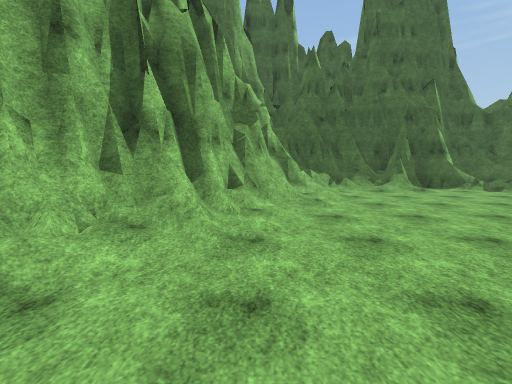
[1] (above)

18 first-person views from a walk through a 3-D level made in the Unity game engine. The camera is 1.5 m above the floor, tilts 6° down and sees 90° across. The floor is counted in squares, 2 m on a side. Each view is taken from the middle of a square. On the plan, view 1 faces up. The plan holds only what a view shows up to about 9 squares ahead; the rest is blank. The place goes on beyond the plan. The player is left out. Surface patterns are stand-ins for the level's own textures.

[2]
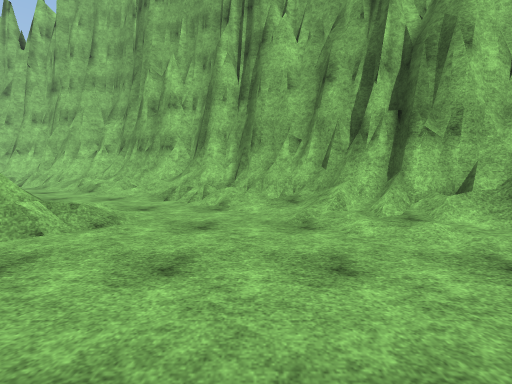

[3]
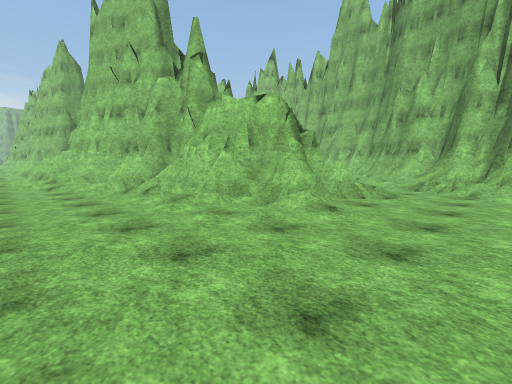

[4]
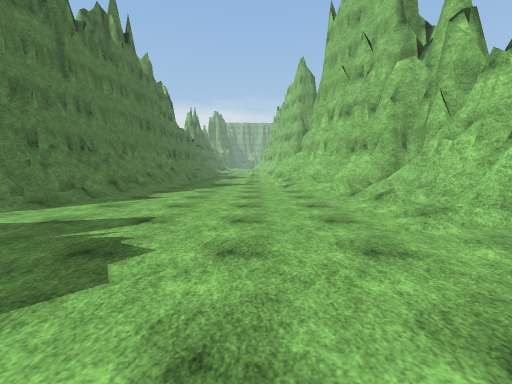

[5]
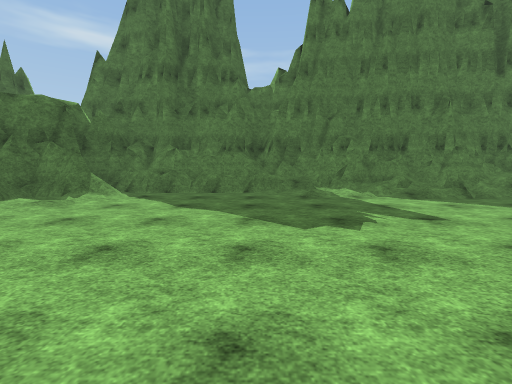

[6]
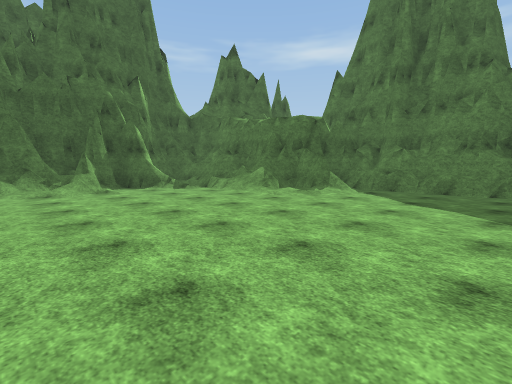

[7]
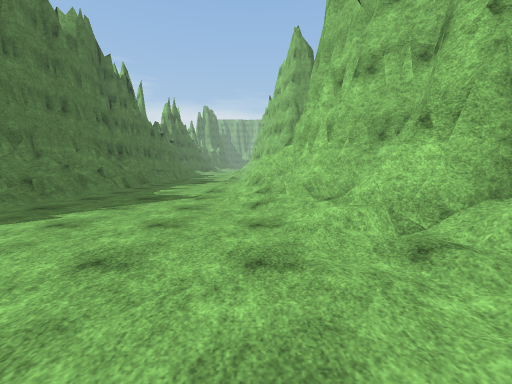

[8]
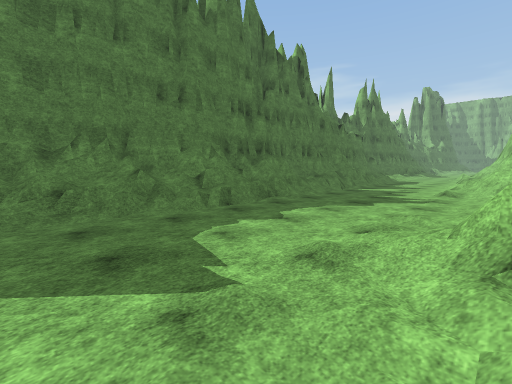

[9]
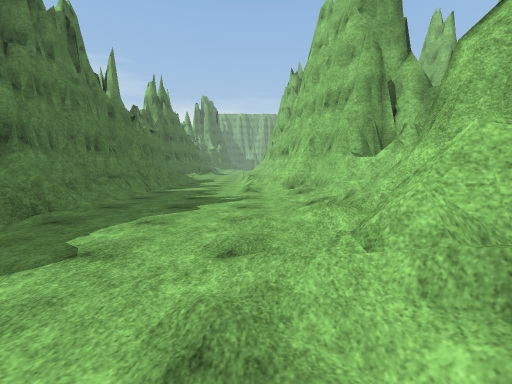

[10]
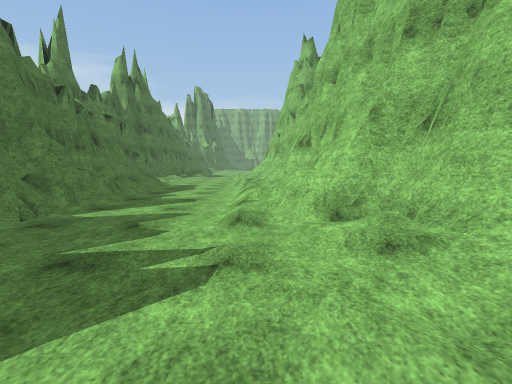

[11]
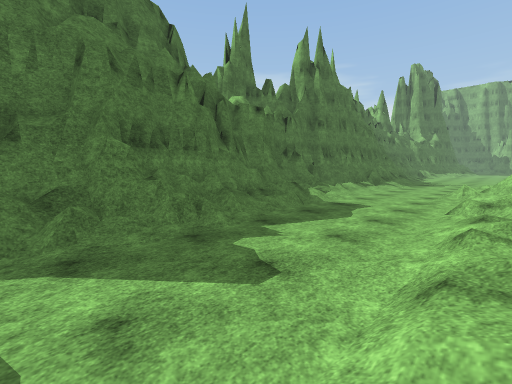

[12]
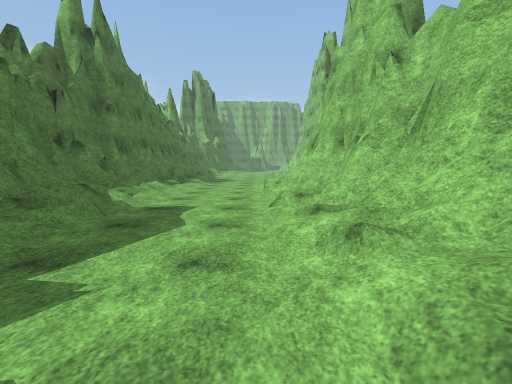

[13]
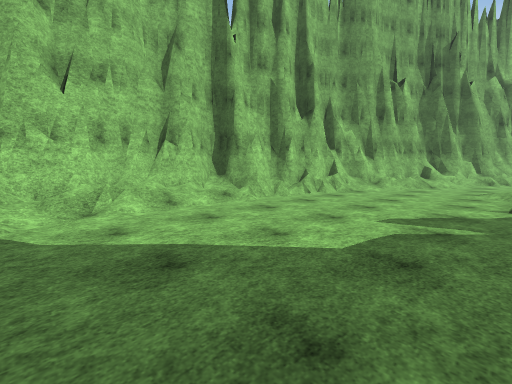

[14]
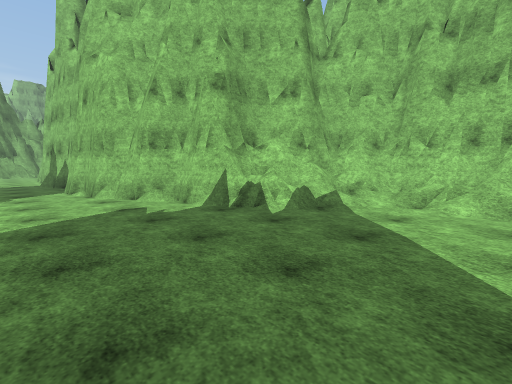

[15]
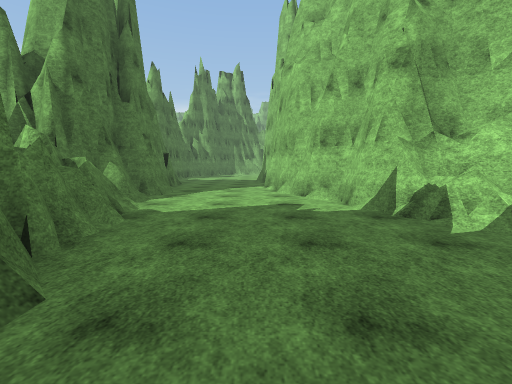

[16]
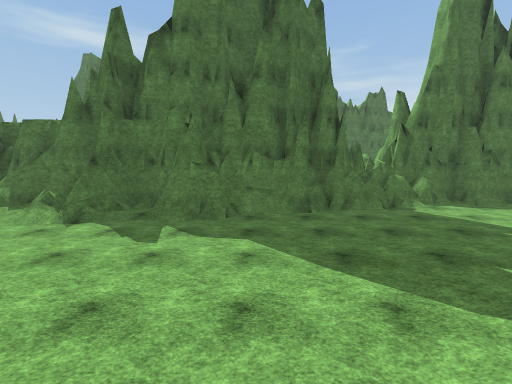

[17]
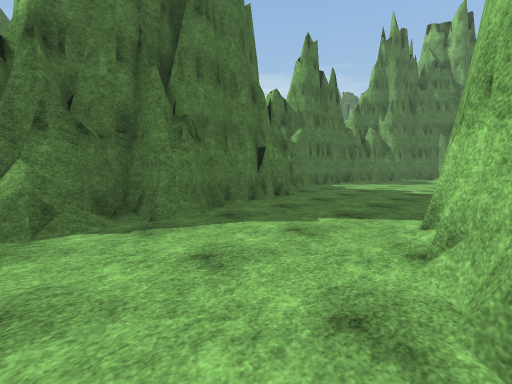

[18]
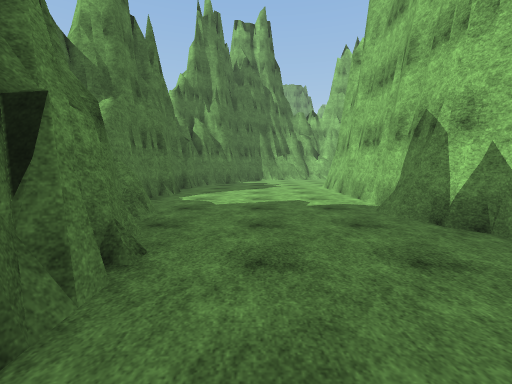

### Floor plan
Key: @ floor where view 1 was taken; # wall or solid block; . main floor; : floor 1.25 m higher than the main floor; / step, stairs or slope; = window, fence, low wall or low ledge; ^ raised ledge.
Columns run from 8 left of view 1 to 12 right of it. Each row starts with its distance up from view 1.
  9          #######=#
  8         ##////.=#
  7         ##/.....#
  6        ##=/...../=#
  5        #//......//##
  4       ##/......./.###
  3      ##//........//^#
  2     ##//...........##
  1     ##/............=#
  0    ##/./@..........##
 -1    ##/./###./.....//#
 -2   ##/./ ####/...../=#
 -3   ##/.  ###//...../##
 -4   #/../=####/...../^#
 -5  ##.../=####/.....=##
 -6  #=...=#####/...../##
 -7  #=....##  #//..../#
 -8 ##/....##  ##//.../#
 -9 ##/....##   #/..../#
-10 #//..../#   #//...:#
-11 ##/..../##  #=/../##
-12 ##/.....##  #//../=#
-13  ###....##  //.../##
-14   ###...####//.../##
-15     #....####/...//#
-16     #....####//..//#
-17     ##...#####/../##
-18      #...#   #/../##
-19      #...#   #/../##
-20      #...##  #/../##
-21      #....#  #/../=#
-22      #....## #/..//#
-23      #.....###=/.//#
-24      #.....####/../#
-25      #.....####=../#
-26      #.....# # /../#
-27       .....###//..=#

Positions as (right, up) in squares from view 1, and headings:
1: (0, 0), facing up
2: (3, 2), facing left
3: (6, 2), facing down-left
4: (6, 1), facing down
5: (4, 0), facing right
6: (3, 0), facing up-right
7: (5, -3), facing down
8: (5, -8), facing down-right
9: (6, -9), facing down
10: (6, -13), facing down
11: (6, -17), facing down-right
12: (7, -18), facing down
13: (-2, -12), facing up-left
14: (-1, -10), facing down-left
15: (-2, -10), facing down
16: (-7, -10), facing right
17: (-3, -15), facing down-right
18: (0, -18), facing down
